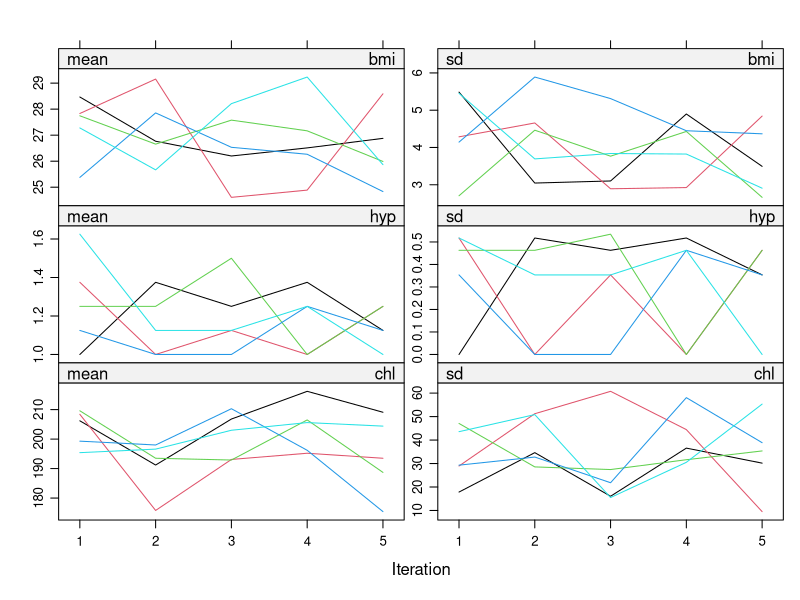
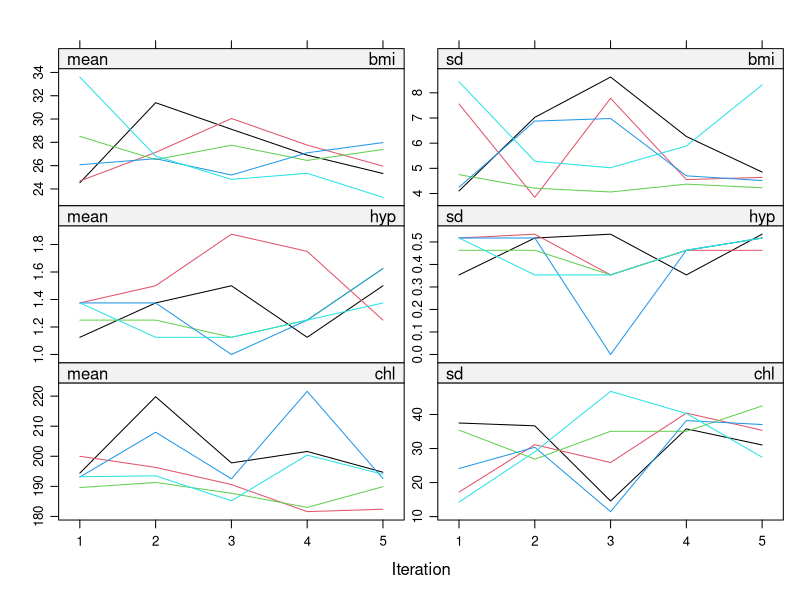
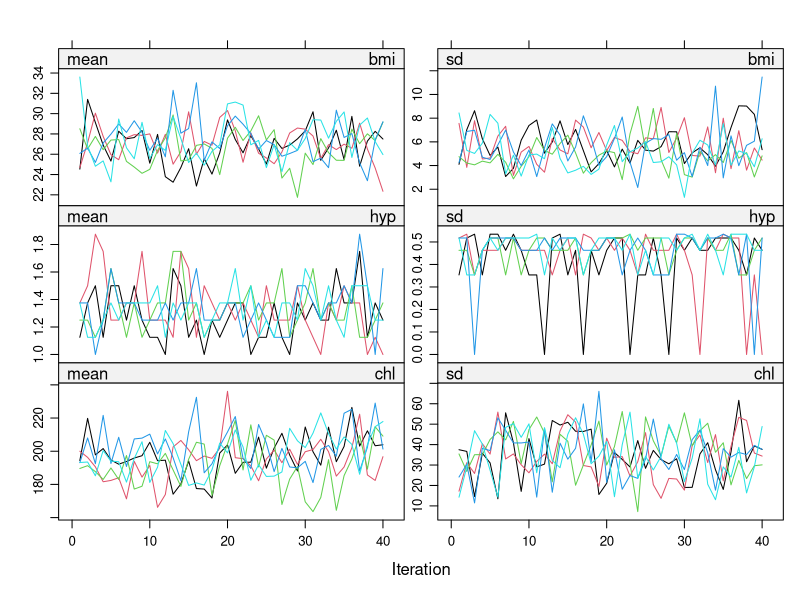
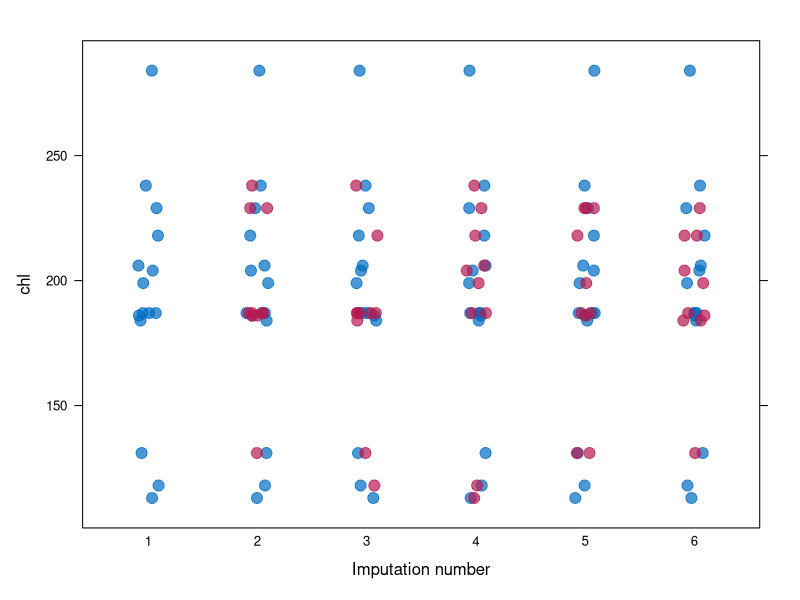
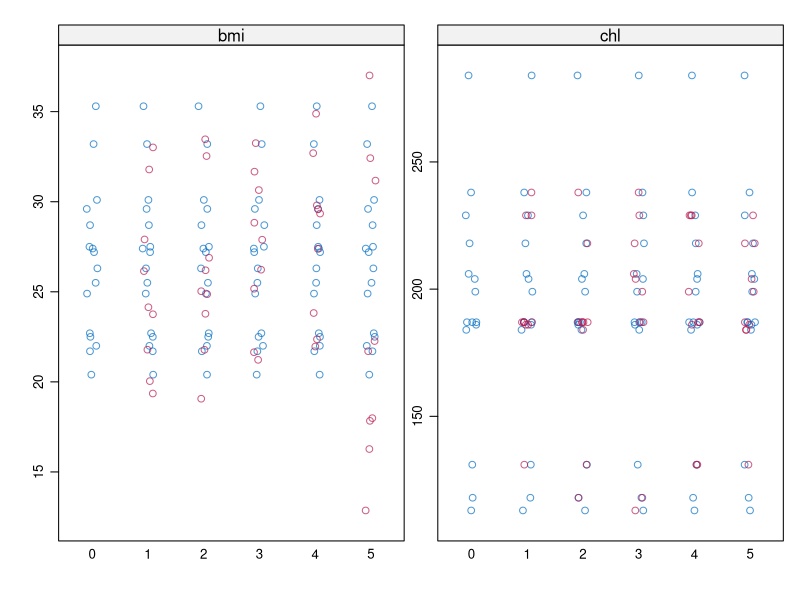

Generate these figures, in order, with R:
# MIMP session D: Practical 2, day 1

library(mice)
set.seed(123)

# 2. Pred matrix
imp <- mice(nhanes, m = 3, print=F)
imp$pred # a 1 in the column indicates that this var was used to impute the row var
# note that the row of age is all 1s, but not in fact used (because all ages are obs)
ini <- mice(nhanes, maxit=0, print=F) # get initial pred matrix to change it
pred <- ini$pred #extract the prediction matrix
pred # still equal to above
pred <- make.predictorMatrix(nhanes) #alternative but equal result
pred
pred[, "hyp"] <- 0 #replace all 1s in the hyp column to zero: this var is not used to predict anything
pred
imp <- mice(nhanes, predictorMatrix =  pred, print = F) #use this pred mat instead
ini <- mice(nhanes, pred=quickpred(nhanes, mincor=.3), print=F) #let R determine which vars to use
ini$pred #this is different! minimal bivariate correlations are .30

# 3. Eval
imp <- mice(nhanes, print=F) #run default again
plot(imp) #check convergence across iterations
imp <- mice(nhanes, seed=123, print=F) #same with seed

# 4. Change imp method
imp$meth #default method for continuous data is pmm: predective mean matching
# note "" for age: empty string because not imputed
summary(nhanes2) #see that not all vars are continuous
str(nhanes2) #see in structure that there are 2 factors and 2 numerical vars
imp <- mice(nhanes2, print=F) #default in mice is to use check the type of var
imp$meth #it uses logreg for the categorical var hyp: logistic regression
methods(mice) #show all possible imp methods
ini <- mice(nhanes2, maxit = 0) #like pred mat, we can retrieve the initial methods
meth <- ini$meth #store in object meth
meth #same as above
meth["bmi"] <- "norm" #change bmi method to bayesian instead of pmm
meth #see norm in place of pmm
imp <- mice(nhanes2, meth = meth, print=F) #perform imp with new meth object
plot(imp) #eval the new imps, see smaller SD for bmi

# 5. Extend niter
imp40 <- mice.mids(imp, maxit=35, print=F) #add extra 35 it to get 40 in total
plot(imp40) #we want no trend in the trace lines

#6. Diagnostics
stripplot(imp, chl~.imp, pch=20, cex=2) #see distrib of the obs versus imp data
# note the gap, which is plausible under MCAR, but not MAR per se
stripplot(imp) #get all continuous var imps
# note that the bayesian norm method does not yield these gaps

# 7. Repeated analysis
fit <- with(imp, lm(bmi ~ chl)) #perform anaysis on all imps (to get mira)
fit #yields m different inferences
ls(fit) #use ls() to check what's inside this object
summary(fit$analyses[[2]]) #to get just the second imp, first subset the list and get summary after

# 8. Pool
pool.fit <- pool(fit)
summary(pool.fit) #get just 1 regression table
pool.fit #get complete analysis with reg table and inference stats like U and lambda (proportion of variance attributable to the missing data)





